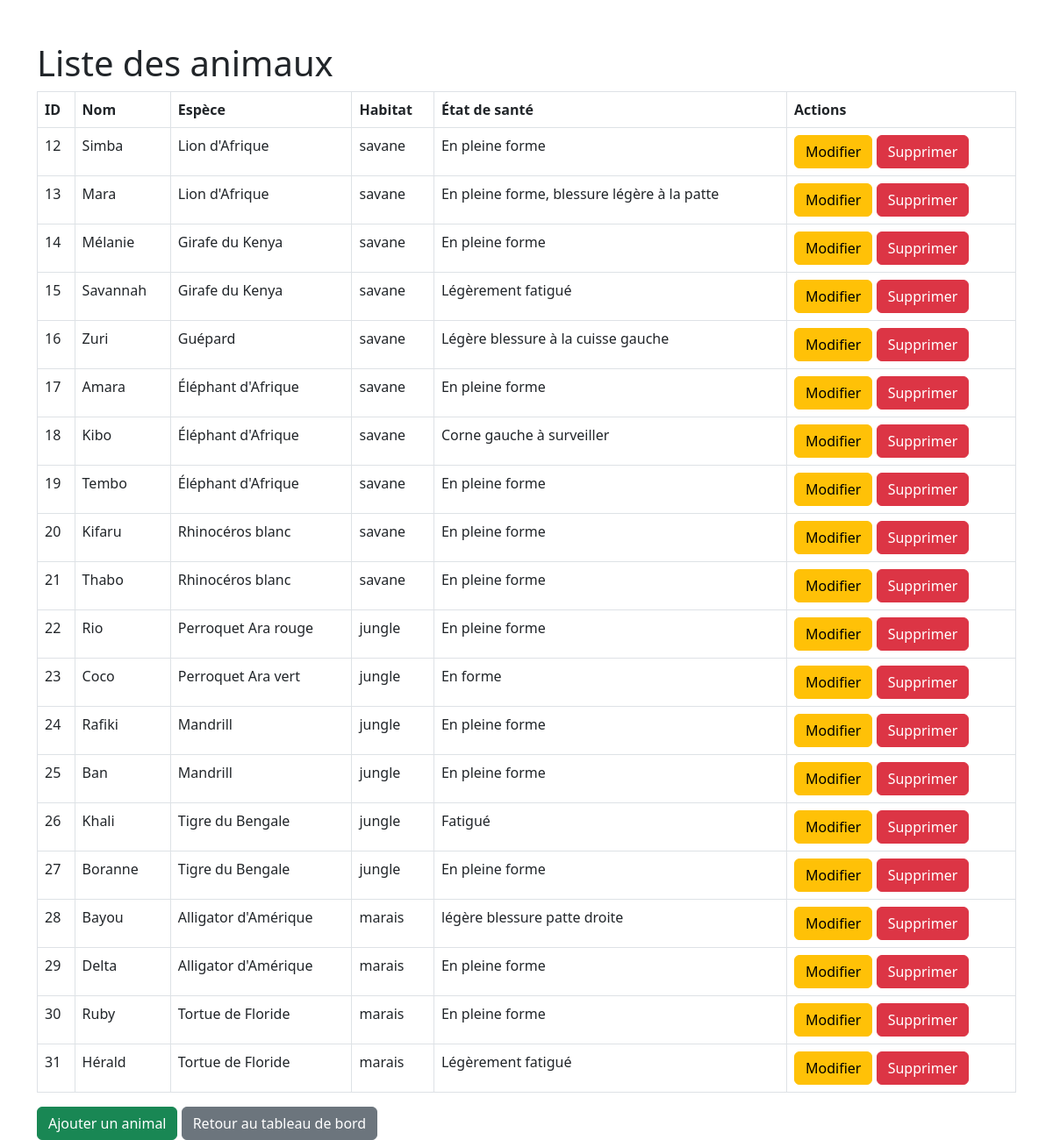
The page /manage_animals.php on the database its author committed.
### tables this page shows
CREATE TABLE `animals` (
  `id` int NOT NULL AUTO_INCREMENT,
  `name` varchar(255) NOT NULL,
  `race` varchar(255) NOT NULL,
  `habitat` varchar(255) NOT NULL,
  `health` varchar(255) NOT NULL,
  `food` varchar(255) NOT NULL,
  `food_quantity` float NOT NULL,
  `last_checkup` date NOT NULL,
  `image` varchar(255) DEFAULT NULL,
  `food_unit` varchar(10) DEFAULT NULL,
  PRIMARY KEY (`id`)
);

### manage_animals.php (the view, shortened to what this page needs)
<?php
require 'db.php';
$animals = $pdo->prepare("SELECT * FROM animals");
$animals->execute();
$animalList = $animals->fetchAll();
?>
<!DOCTYPE html>
<html lang="fr">
<head>
    <link href="https://cdn.jsdelivr.net/npm/bootstrap@5.3.0/dist/css/bootstrap.min.css" rel="stylesheet">
</head>
<body>
    <div class="container mt-5">
        <h1>Liste des animaux</h1>
        <table class="table table-bordered">
            <thead>
                <tr>
                    <th>ID</th>
                    <th>Nom</th>
                    <th>Espèce</th>
                    <th>Habitat</th>
                    <th>État de santé</th>
                    <th>Actions</th>
                </tr>
            </thead>
            <tbody>
                <?php foreach ($animalList as $animal): ?>
                <tr>
                    <td><?php echo $animal['id']; ?></td>
                    <td><?php echo $animal['name']; ?></td>
                    <td><?php echo $animal['race']; ?></td>
                    <td><?php echo $animal['habitat']; ?></td>
                    <td><?php echo $animal['health']; ?></td>
                    <td>
                        <a href="edit_animal.php?id=<?php echo $animal['id']; ?>" class="btn btn-warning">Modifier</a>
                        <form method="POST" action="" style="display:inline;">
                            <button type="submit" class="btn btn-danger">Supprimer</button>
                        </form>
                    </td>
                </tr>
                <?php endforeach; ?>
            </tbody>
        </table>
        <a href="add_animal.php" class="btn btn-success">Ajouter un animal</a>
        <a href="admin_dashboard.php" class="btn btn-secondary">Retour au tableau de bord</a>
    </div>
</body>
</html>

### rows shown on the page
animals: id "12", name "Simba", race "Lion d'Afrique", habitat "savane", health "En pleine forme"
animals: id "13", name "Mara", race "Lion d'Afrique", habitat "savane", health "En pleine forme, blessure légère à la patte"
animals: id "14", name "Mélanie", race "Girafe du Kenya", habitat "savane", health "En pleine forme"
animals: id "15", name "Savannah", race "Girafe du Kenya", habitat "savane", health "Légèrement fatigué"
animals: id "16", name "Zuri", race "Guépard", habitat "savane", health "Légère blessure à la cuisse gauche"
animals: id "17", name "Amara", race "Éléphant d'Afrique", habitat "savane", health "En pleine forme"
animals: id "18", name "Kibo", race "Éléphant d'Afrique", habitat "savane", health "Corne gauche à surveiller"
animals: id "19", name "Tembo", race "Éléphant d'Afrique", habitat "savane", health "En pleine forme"
animals: id "20", name "Kifaru", race "Rhinocéros blanc", habitat "savane", health "En pleine forme"
animals: id "21", name "Thabo", race "Rhinocéros blanc", habitat "savane", health "En pleine forme"
animals: id "22", name "Rio", race "Perroquet Ara rouge", habitat "jungle", health "En pleine forme"
animals: id "23", name "Coco", race "Perroquet Ara vert", habitat "jungle", health "En forme"
animals: id "24", name "Rafiki", race "Mandrill", habitat "jungle", health "En pleine forme"
animals: id "25", name "Ban", race "Mandrill", habitat "jungle", health "En pleine forme"
animals: id "26", name "Khali", race "Tigre du Bengale", habitat "jungle", health "Fatigué"
animals: id "27", name "Boranne", race "Tigre du Bengale", habitat "jungle", health "En pleine forme"
animals: id "28", name "Bayou", race "Alligator d'Amérique", habitat "marais", health "légère blessure patte droite"
animals: id "29", name "Delta", race "Alligator d'Amérique", habitat "marais", health "En pleine forme"
animals: id "30", name "Ruby", race "Tortue de Floride", habitat "marais", health "En pleine forme"
animals: id "31", name "Hérald", race "Tortue de Floride", habitat "marais", health "Légèrement fatigué"
